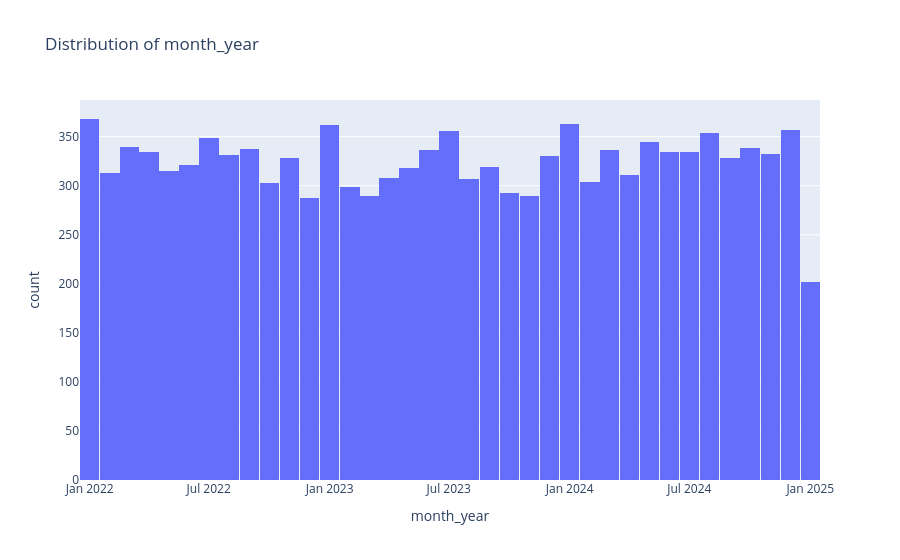

This figure's notebook cell:
### Markdown cell above
### 6.1.3 Time Features

### Code cell
time = ['month_year', 'day_of_week']
for col in time:
    fig = px.histogram(clean_df, x=col, title=f'Distribution of {col}')
    fig.show()

### Figure 1 — Plotly figure (JSON) as saved in the notebook; plotly's stock layout.template omitted (floating-point values rounded to 4 significant figures; data arrays with more than 128 entries replaced by an {"elided": "..."} marker saying what was removed)
{"data": [{"bingroup": "x", "hovertemplate": "month_year=%{x}<br>count=%{y}<extra></extra>", "legendgroup": "", "marker": {"color": "#636efa", "pattern": {"shape": ""}}, "name": "", "orientation": "v", "showlegend": false, "type": "histogram", "x": {"elided": "11971 str values"}, "xaxis": "x", "yaxis": "y"}], "layout": {"barmode": "relative", "legend": {"tracegroupgap": 0}, "title": {"text": "Distribution of month_year"}, "xaxis": {"anchor": "y", "domain": [0, 1], "title": {"text": "month_year"}}, "yaxis": {"anchor": "x", "domain": [0, 1], "title": {"text": "count"}}}}
